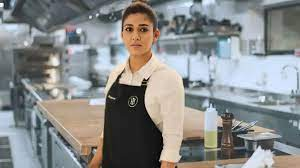
#> input picture cook.jpg, 300 x 168 px, found by its file name
$ python 2.py
#> lines starting #> are read from the running program, lines starting #| are printed output that depends on the picture
from PIL import Image
import numpy as np

def encrypt_image(input_image_path, output_image_path, key):
    img = Image.open(input_image_path)
    img_array = np.array(img)
    encrypted_array = np.bitwise_xor(img_array, key)
    encrypted_img = Image.fromarray(encrypted_array)
    encrypted_img.save(output_image_path)
    print("Image encrypted successfully.")
    return encrypted_array

def decrypt_image(encrypted_array, output_image_path, key):
    decrypted_array = np.bitwise_xor(encrypted_array, key)
    decrypted_img = Image.fromarray(decrypted_array)
    decrypted_img.save(output_image_path)
    print("Image decrypted successfully.")

if __name__ == "__main__":
    input_image_path = r"D:\prodigy intern\python intern\cook.jpg"
    img = Image.open(input_image_path)
#> img is the input picture: PIL image 300x168 RGB; mean R, G, B 135.8, 137.9, 137.5
    width, height = img.size
#> width = 300; height = 168
    key = np.random.randint(0, 256, size=(height, width, 3), dtype=np.uint8)  # 3 for RGB channels
    encrypted_image_path = 'encrypted_image.jpg'
    encrypted_array = encrypt_image(input_image_path, encrypted_image_path, key)
#> in encrypt_image, `encrypted_array = np.bitwise_xor(img_array, key)`:
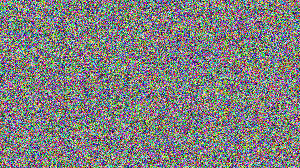
#> encrypted_array: shape (168, 300, 3); mean R, G, B 127.7, 127.6, 126.5
    decrypted_image_path = 'decrypted_image.jpg'
    decrypt_image(encrypted_array, decrypted_image_path, key)
